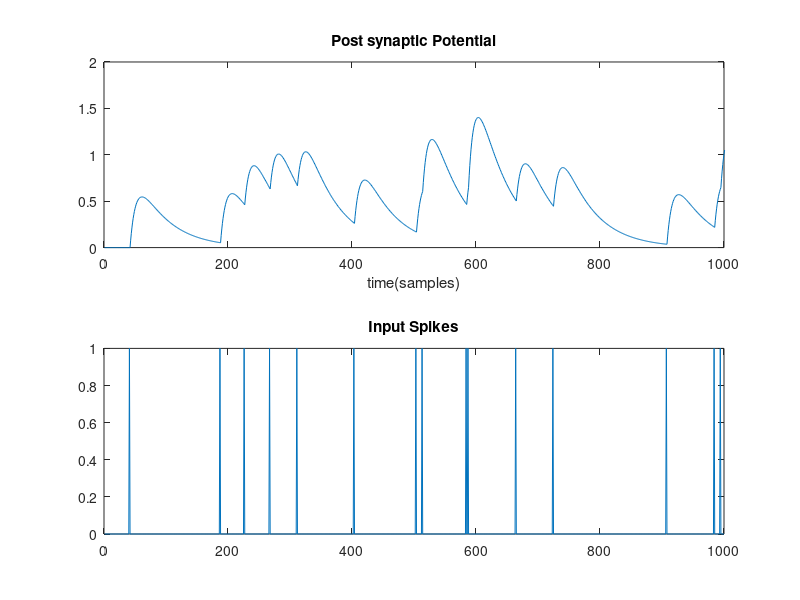

The MATLAB script that drew this image: (Note: this script raises an error after producing the figure.)
%% Simulate Synapse Entity with FP


%%
clear all;
for iter = 0:10


alpha1 = (1-1/50);
alpha2 = (1-1/10);
Isyn = 0;
K = 1000;
dt = 1E-3;
rng(0);
spikeIn = rand(K,1)<0.01;
v1=([0]);
v2=([0]);
FP =sign(iter);
fp_int = 2;
fp_frac = 10+(iter-1);
word_len = fp_int+fp_frac+1;
fprintf('FP:%i fp_int:%i fp_frac:%i\r\n',FP,fp_int,fp_frac);
if(FP)

s = whos;
for i = 1:length(s)
    if( strcmp(s(i).class,'double') && ~sum(strcmp(s(i).name,{'fp_int','fp_frac','K','iter','dt'})))
        name = s(i).name;
        assignin('base',name,sfi(evalin('base',name),word_len,fp_frac));
    end

end
end
tic
for k = 1:K % time evolution (each clock edge)
	v1(k+1) = alpha1*v1(k)+spikeIn(k);
    v2(k+1) = alpha2*v2(k)+spikeIn(k);
end
    v = v1-v2; % post synaptic potential
toc
%%

hold on;
subplot(211); plot(v); xlim([0 1000]);hold on; title('Post synaptic Potential');xlabel('time(samples)');
subplot(212); plot((1:K),spikeIn+iter);xlim([0 1000]); hold on;title('Input Spikes');
end
set(gcf,'Color','w');


